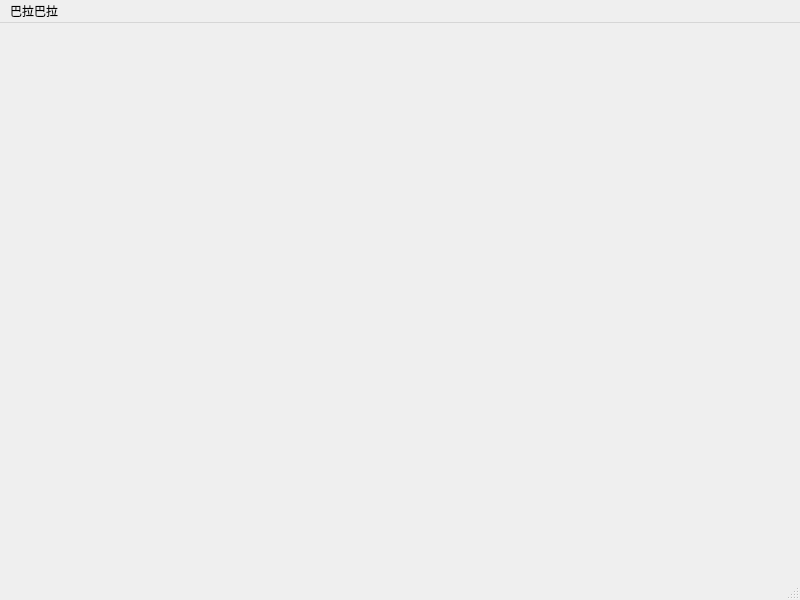
<?xml version="1.0" encoding="UTF-8"?>
<ui version="4.0">
 <class>MainWindow</class>
 <widget class="QMainWindow" name="MainWindow">
  <property name="geometry">
   <rect>
    <x>0</x>
    <y>0</y>
    <width>800</width>
    <height>600</height>
   </rect>
  </property>
  <property name="windowTitle">
   <string>MainWindow</string>
  </property>
  <widget class="QWidget" name="centralwidget"/>
  <widget class="QMenuBar" name="menubar">
   <property name="geometry">
    <rect>
     <x>0</x>
     <y>0</y>
     <width>800</width>
     <height>23</height>
    </rect>
   </property>
   <widget class="QMenu" name="menu">
    <property name="title">
     <string>巴拉巴拉</string>
    </property>
    <addaction name="actionmoximoxi"/>
    <addaction name="action111"/>
   </widget>
   <addaction name="menu"/>
  </widget>
  <widget class="QStatusBar" name="statusbar"/>
  <action name="actionmoximoxi">
   <property name="text">
    <string>moximoxi</string>
   </property>
  </action>
  <action name="action111">
   <property name="text">
    <string>111</string>
   </property>
  </action>
 </widget>
 <resources/>
 <connections/>
</ui>
